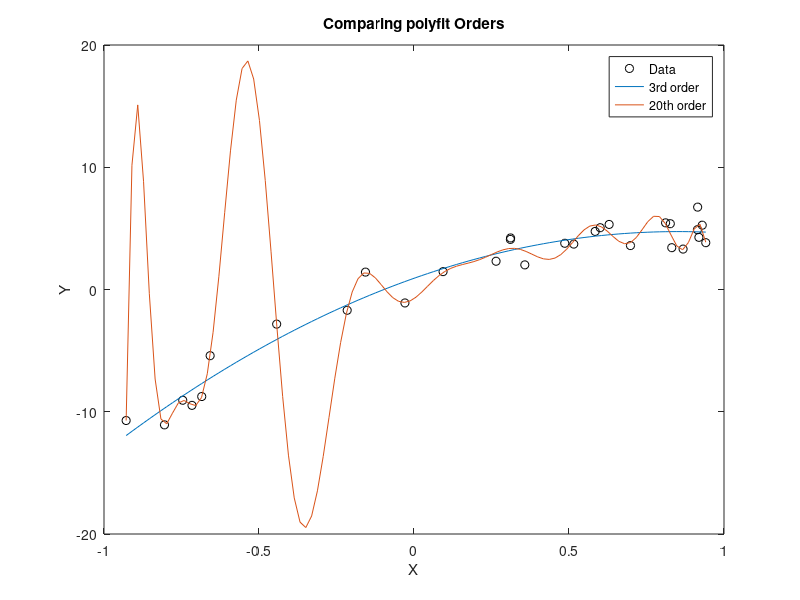

This chart was generated by the following MATLAB code:
% Noisy data
x = [-0.92858 -0.80492 -0.74603 -0.71623 -0.68477 -0.65763 -0.443 -0.21555 -0.15648 -0.029249 0.093763 0.26472 0.31096 0.31148 0.35747 0.48626 0.51548 0.58441 0.60056 0.62945 0.69826 0.81158 0.82675 0.83147 0.86799 0.91433 0.91501 0.91898 0.92978 0.94119];
y = [-10.7164 -11.073 -9.0585 -9.4775 -8.7553 -5.414 -2.8329 -1.6983 1.4228 -1.1005 1.4619 2.3122 4.0963 4.2178 2.014 3.7819 3.7146 4.7525 5.0552 5.3227 3.5928 5.4527 5.3819 3.4203 3.3068 4.8925 6.7389 4.2669 5.2606 3.8293];
plot(x, y, 'ko')
hold on

x_plt = linspace(min(x), max(x), 101); % higher resolution than x

% Quadratic fit
p_quad = polyfit(x, y, 2);
plot(x_plt, polyval(p_quad, x_plt))

% 20th order fit
p_20th = polyfit(x, y, 20);
plot(x_plt, polyval(p_20th, x_plt));

% Format plot
hold off
xlabel('X')
ylabel('Y')
legend('Data', '3rd order', '20th order')
title('Comparing polyfit Orders')
